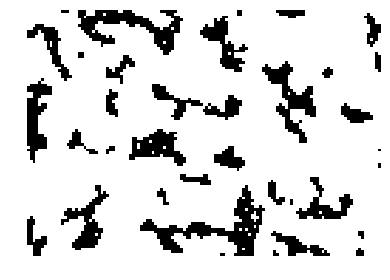
#> input picture images/test.png, 390 x 280 px
$ python segmentation.py
#> lines starting #> are read from the running program, lines starting #| are printed output that depends on the picture; after the words box and inside, x2 and y2 are one past the last pixel; in counts of white or black regions, pixels touching at a corner belong together
import numpy as np
import matplotlib
import matplotlib.pyplot as plt
from skimage import measure
from PIL import Image
from scipy.stats import norm
matplotlib.use('Agg')


def load_image(filename):
    img = Image.open(filename).convert('1')  # load image file and covert it to binary (black and white)
    return np.array(img)


# labelling the connected area in the image.
def segmentation(image):
    return measure.label(image, background=0, connectivity=2)


def output_labelled(image):
    fig = plt.figure(figsize=(10, 10))
    fig.set_canvas(plt.gcf().canvas)
    plt.imshow(image, cmap='nipy_spectral')
    fig.savefig('labelled_image.jpg', dpi=300)


# clean the image and remove noise areas
def remove_noise(image, min_size):
    for label in range(1, image.max()):
        mask = np.zeros(image.shape)
        mask[image == label] = 1
        if mask.sum() < min_size:
            image[image == label] = 0


# measure the area of labelled area
def quantify_labelled_area(image):
    size_distribution = []
    for label in range(1, image.max()):
        mask = np.zeros(image.shape)
        mask[image == label] = 1
        size_distribution.append(mask.sum())
    return size_distribution


def plot_size_distribution(size_distribution):
    size_distribution.sort()
    fig = plt.figure(figsize=(10, 10))
    x = np.linspace(size_distribution[0], size_distribution[-1], 10)
    plt.hist(size_distribution, bins=x)
    (meanAverage, standardDeviation) = norm.fit(size_distribution)
    y = norm.pdf(x, meanAverage, standardDeviation)
    plt.plot(x, y, 'r--', linewidth=2)
    fig.savefig('Size_distribution.jpg', dpi=600)


def main():
    image = 1 - load_image('images/test.png')  # load and invert the image
#> in load_image, `img = Image.open(filename).convert('1')`: img: PIL image 390x280 1; 85% white; 36 black regions (4 under 20 px), largest, box (x1, y1, x2, y2) and area: (140, 185, 265, 256) 2385, (78, 10, 183, 55) 1853, (262, 61, 316, 143) 1450
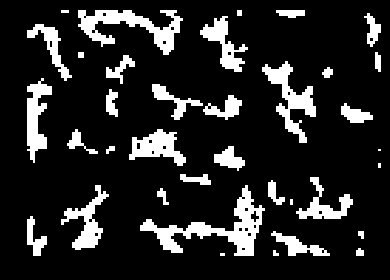
#> image: shape (280, 390) int64; values 0 (black) and 1 (white), 15% white; 36 white regions (4 under 20 px), largest, box (x1, y1, x2, y2) and area: (140, 185, 265, 256) 2385, (78, 10, 183, 55) 1853, (262, 61, 316, 143) 1450
    image = segmentation(image)
#> in segmentation, `return measure.label(image, background=0, connectivity=2)`:
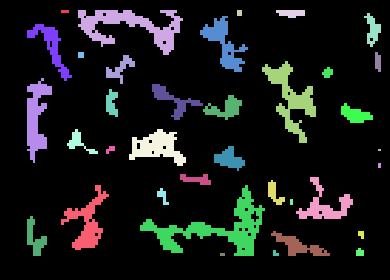
#> returned value: shape (280, 390) int64; 37 distinct labels, from 0 to 36; one colour per label, 0 black
    output_labelled(image)
    size_distribution = quantify_labelled_area(image)
#> after the loop in quantify_labelled_area, `for label in range(1, image.max()):`:
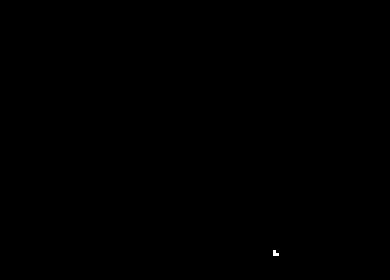
#> mask: shape (280, 390) float64; values 0 (black) and 1 (white), 0.02% white; 1 white region, box (x1, y1, x2, y2) and area: (273, 250, 279, 256) 27
#> size_distribution = 35 values, max 2385 at index 27, min 6 at index 21, mean 466.1
    plot_size_distribution(size_distribution)
#> in plot_size_distribution, `(meanAverage, standardDeviation) = norm.fit(size_distribution)`: meanAverage = 466.1; standardDeviation = 557.3
#> in plot_size_distribution, `y = norm.pdf(x, meanAverage, standardDeviation)`: y = [0.000509, 0.000673, 0.00071, 0.000599, 0.000403, 0.000217, 9.3e-05, 3.19e-05, 8.73e-06, 1.91e-06]
#> in plot_size_distribution, `fig.savefig('Size_distribution.jpg', dpi=600)`:
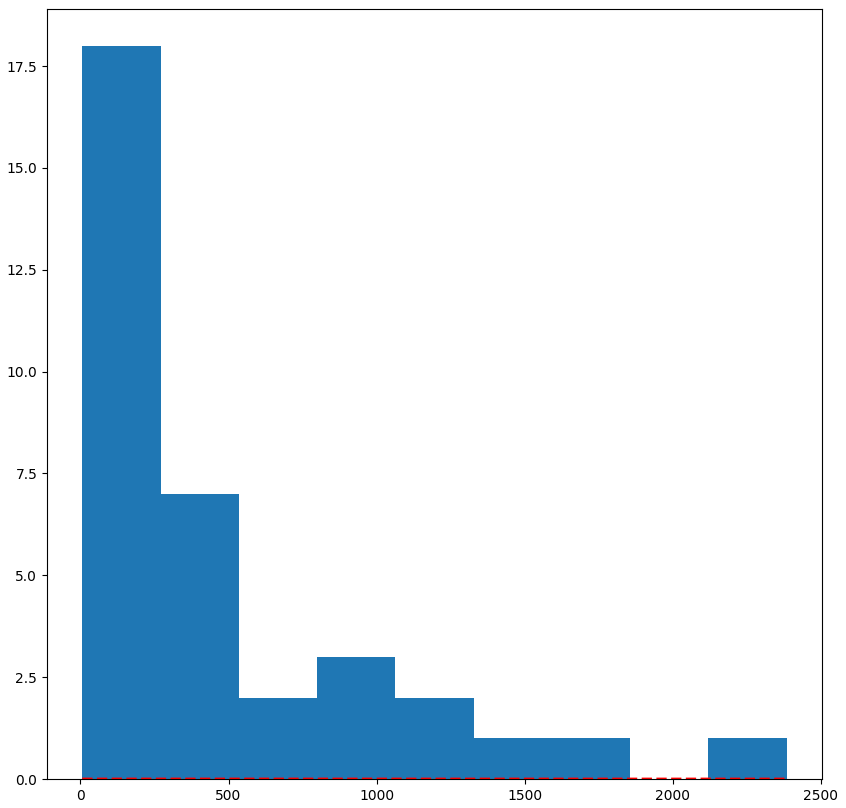
#> figure drawn by matplotlib, 1 panel; tallest bar 18 high, from x = 6 to 270.3; curve peaks at x = 534.7, y = 0.00071


if __name__ == '__main__':
    main()
